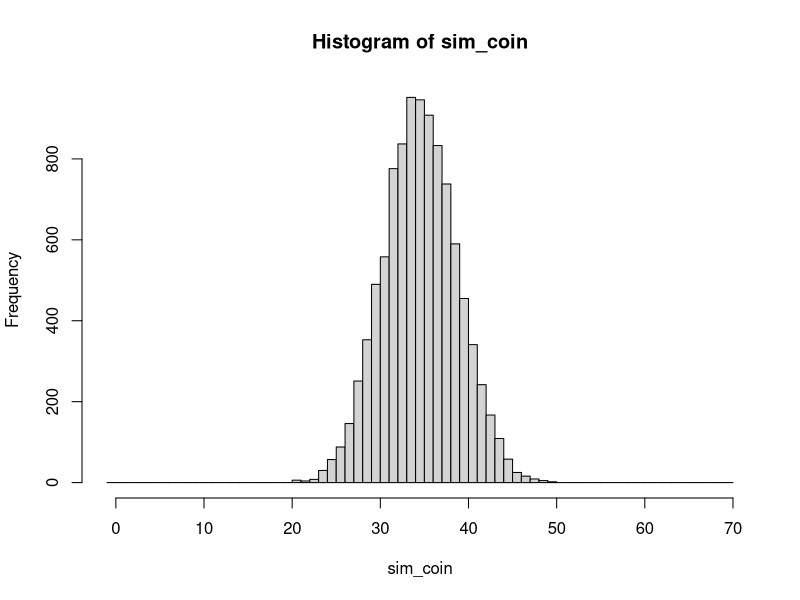

R code for this plot:
outcomes <- c("heads", "tails")
N <- 10000
sim_coin <- numeric(N)
for(i in 1:N){
  trial <- sample(outcomes, size = 70, replace = TRUE)
  sim_coin[i] <- sum(trial=="heads")
}
hist(sim_coin, breaks=(-1):70)
sim_coin
